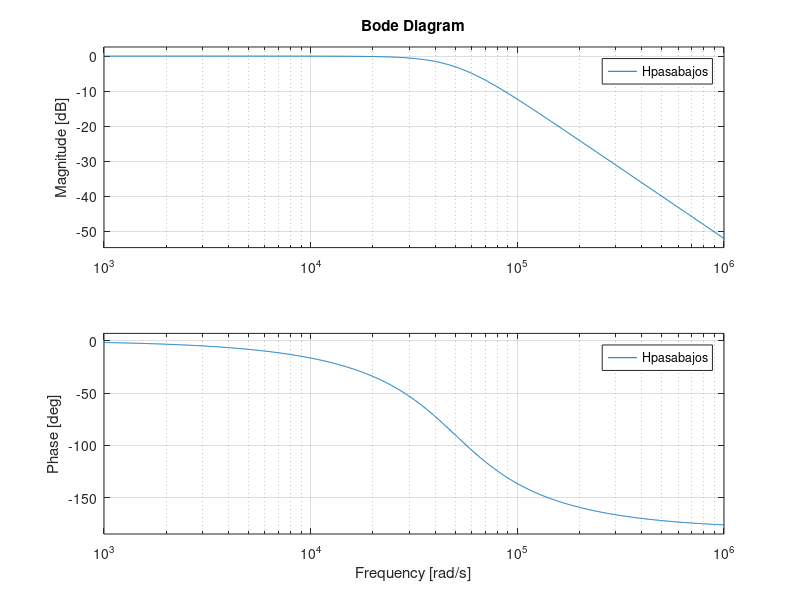

MATLAB code for this plot:

clear all; 
close all;
clc; 


w0=50262.33
Q=0.7

C1= 4.7e-9

RparaleloIdeal = Q/(w0 * C1)
R1= 4.7e3
R2= 8.2e3
RparaleloLogrado = (R1 * R2)/(R1 + R2)

C2ideal= 1/(w0^2 * R1 * R2 * C1)
C2logrado = 2.2e-9 

s = tf('s')
Hpasabajos =  ( (1/(R1*R2*C1*C2logrado))*(1) )/ (s^2 + s*1/((RparaleloLogrado)*C1)+ (1/(R1*R2*C1*C2logrado)) ) 
bode(Hpasabajos)

%{
w0=314.19
Q=0.7

C1= 12e-9
C2= 68e-9

Cparalelo = (C1*C2)/(C1+C2);

R2= Q/(w0 * Cparalelo)
R1= 1/(w0 * Q *(C1+C2))

R2logrado = 220e3
R1logrado = 56e3

s = tf('s')
Hpasaaltos =   (s^2)/ (s^2 + s*1/((Cparalelo)*R2)+ (1/(R1logrado*R2logrado*C1*C2)) ) 
bode(Hpasaaltos)

%}